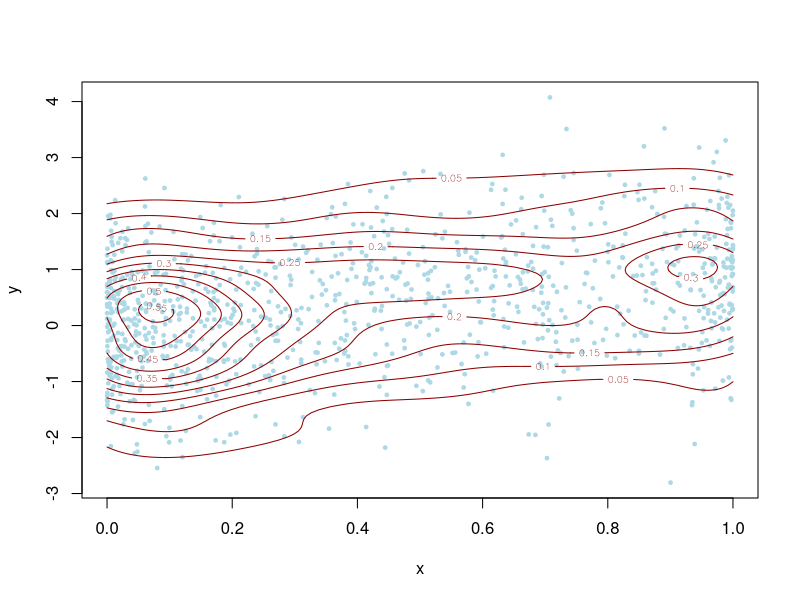

Reproduce this figure in R. (Note: this script raises an error after producing the figure.)
# This is going to be a wonderful test!

### * First test

### ** Random data

# We generate some random data with a long text before so that the text in the
# input file is broken over several lines
x = sin(rnorm(1000)) ^ 2
y = rnorm(1000) + x

### ** Analysis 

# Let's load a library
library(MASS)
# And now let's calculate some 2D density map:
z = kde2d(x, y, n = 128)

### ** Graph

# Time for plotting!
plot(x, y, pch = 21, bg = "lightblue", col = "lightblue",
     cex = 0.5)
contour(z, add = T, col = "darkred", nlevels = 15)

### * Second test

# Well, maybe we can try something else.
x = seq(0, 2 * pi, by = 0.01)
y = sin(x^2)
plot(x, y, type = "l", col = "")

## @end@

### * Third test

# This should NOT be in the output because of the @end@ tag before
x = 1:10
y = sample(x)
plot(x, y)
cor.test(x, y, method = "spearman")
